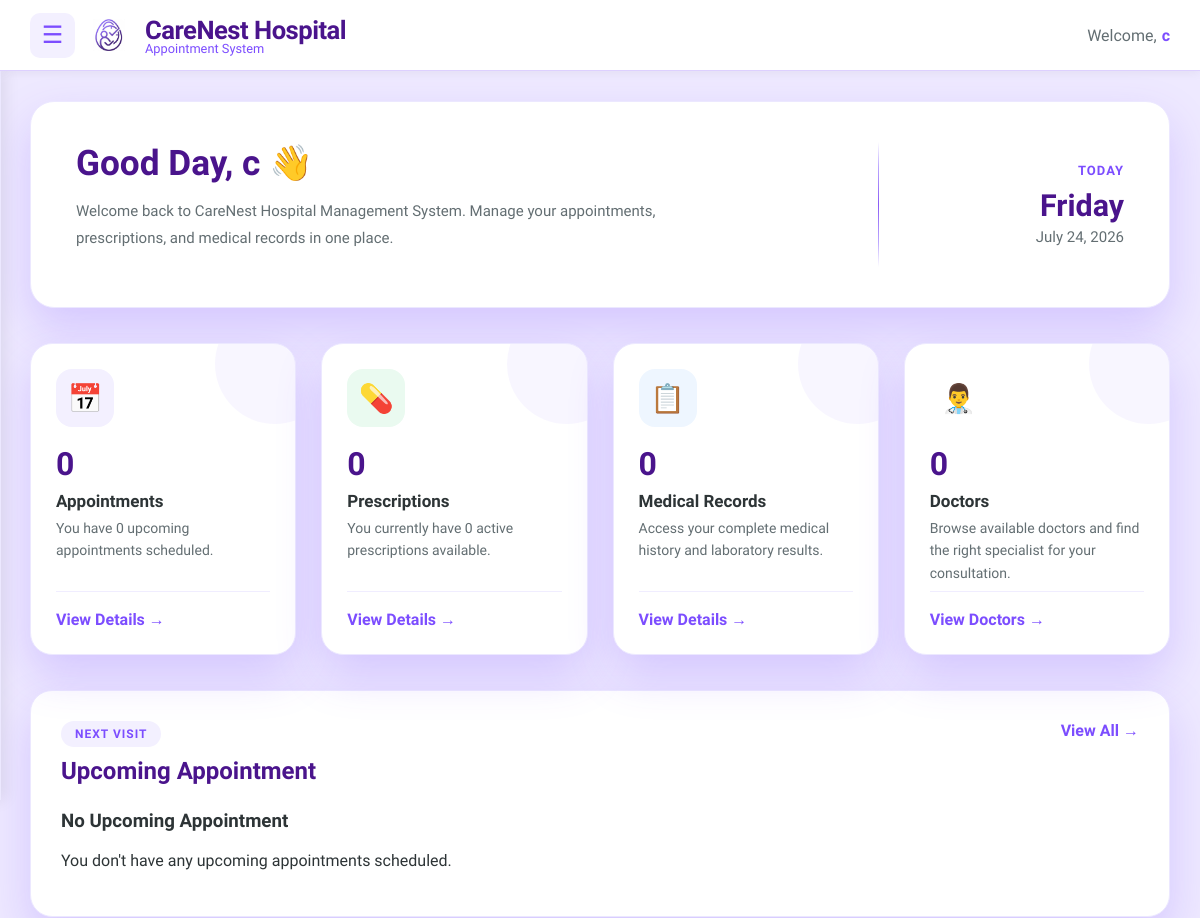
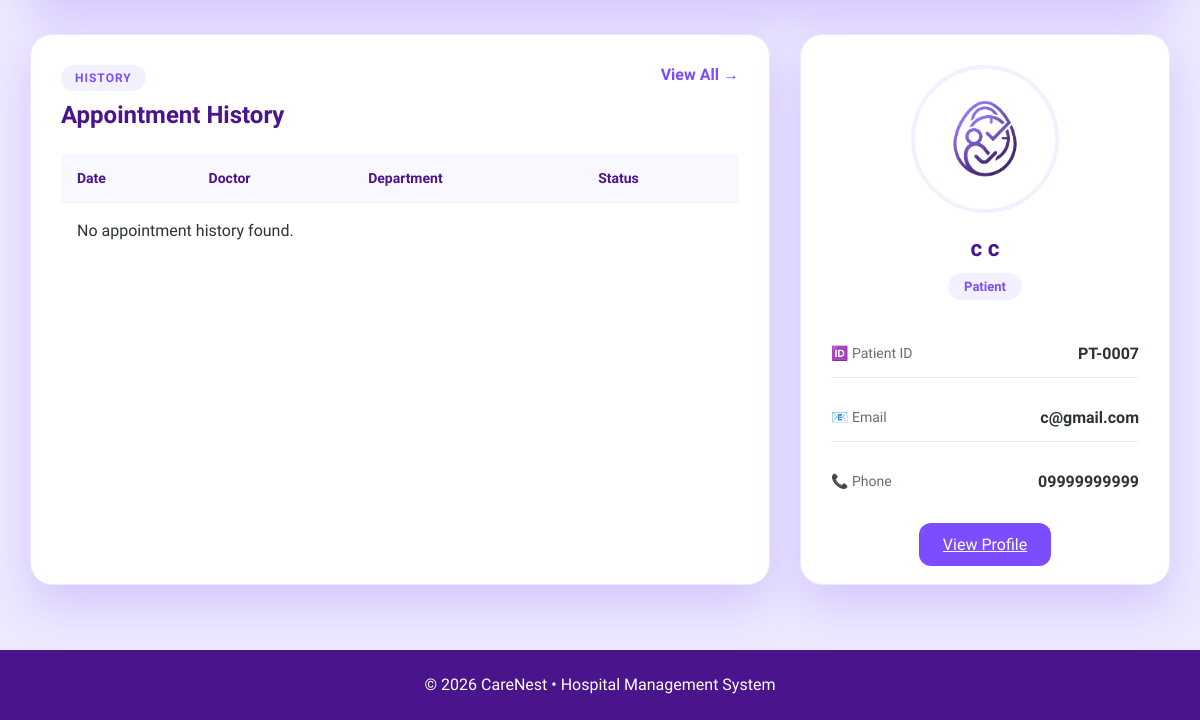
The page /patient/dashboard/ (signed in) on the database as committed earlier (2 pictures, top to bottom).
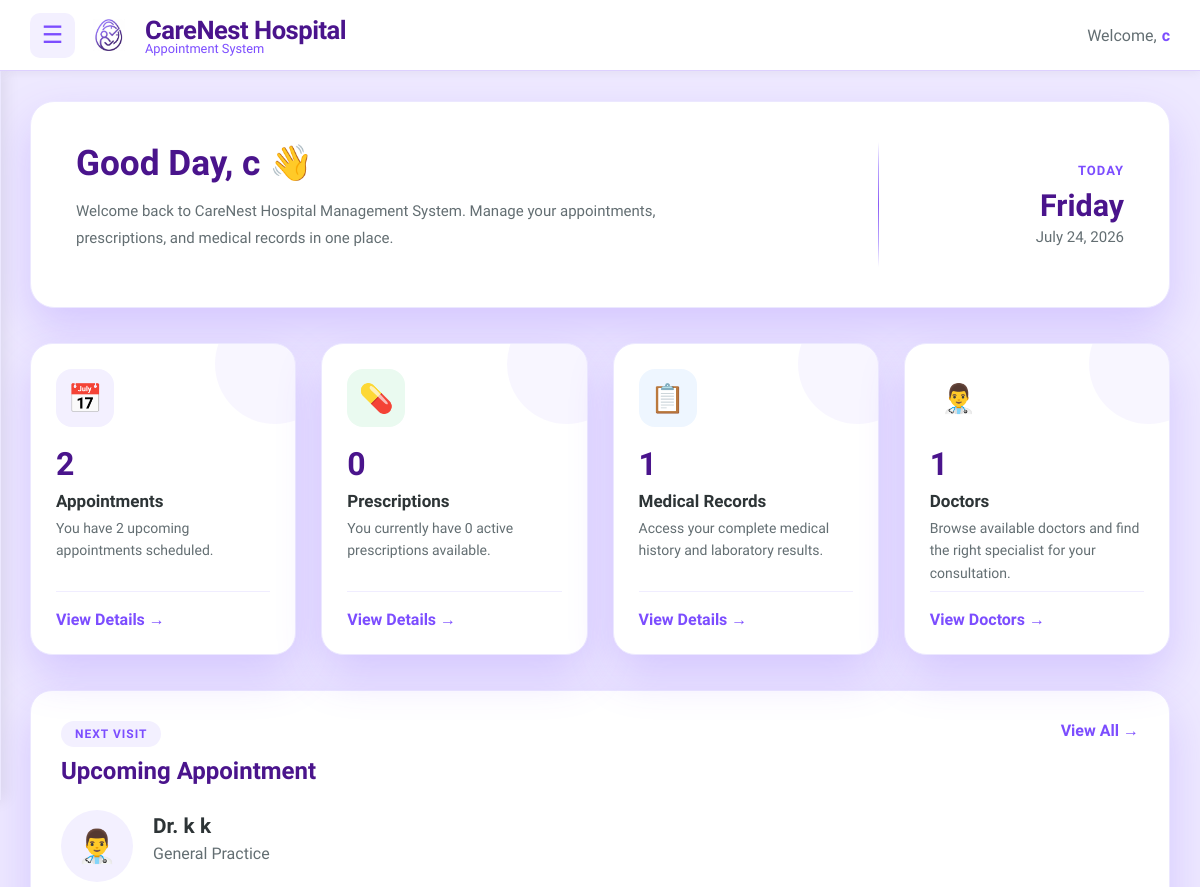
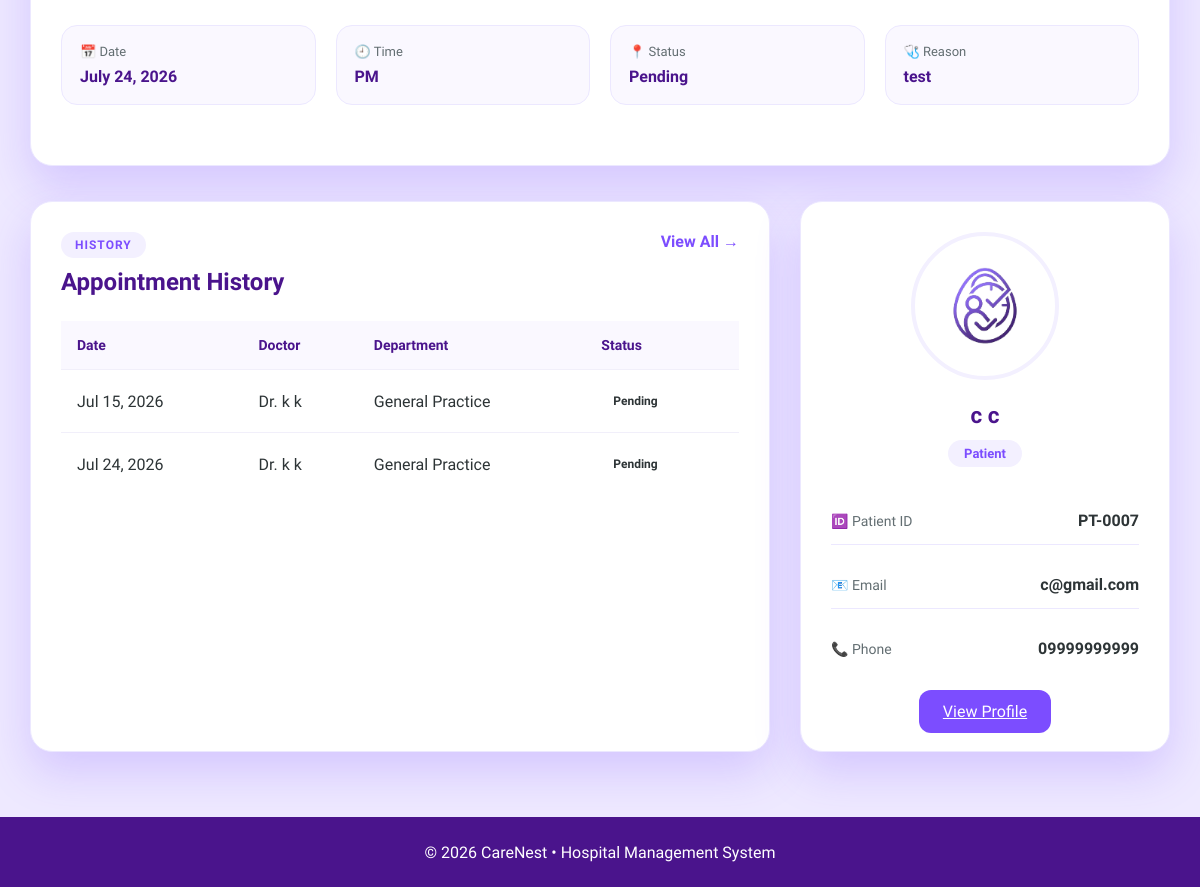
The same page on the database as committed later (2 pictures, top to bottom).
### main/models.py (models this page shows, shortened)
class Appointment(models.Model):
    STATUS_CHOICES = [
        ('Pending', 'Pending'),
        ('Confirmed', 'Confirmed'),
        ('Completed', 'Completed'),
        ('Cancelled', 'Cancelled'),
    ]
    TIME_PERIOD_CHOICES = [
        ('AM', 'AM'),
        ('PM', 'PM'),
    ]
    patient = models.ForeignKey(
        Patient,
        on_delete=models.CASCADE,
        related_name='appointments'
    )
    doctor = models.ForeignKey(
        Doctor,
        on_delete=models.CASCADE,
        related_name='appointments'
    )
    date = models.DateField()
    time_period = models.CharField(
        max_length=2,
        choices=TIME_PERIOD_CHOICES,
        default='AM'
    )
    reason = models.TextField()
    status = models.CharField(
        max_length=15,
        choices=STATUS_CHOICES,
        default='Pending'
    )
    created_at = models.DateTimeField(auto_now_add=True)

class Doctor(models.Model):
    SPECIALIZATION_CHOICES = [
        ('Cardiology', 'Cardiology'),
        ('Dermatology', 'Dermatology'),
        ('Neurology', 'Neurology'),
        ('Pediatrics', 'Pediatrics'),
        ('Orthopedics', 'Orthopedics'),
        ('General Practice', 'General Practice'),
    ]
    SEX_CHOICES = [
        ('Male', 'Male'),
        ('Female', 'Female'),
        ('Other', 'Other'),
    ]
    user = models.OneToOneField(User, on_delete=models.CASCADE, related_name='doctor_profile')
    first_name = models.CharField(max_length=50, default="Unknown")
    middle_name = models.CharField(max_length=50, blank=True, null=True)
    last_name = models.CharField(max_length=50, default="Unknown")
    date_of_birth = models.DateField(blank=True, null=True)
    sex = models.CharField(
        max_length=10,
        choices=SEX_CHOICES,
        default='Male'
    )
    address = models.TextField(blank=True)
    specialization = models.CharField(
        max_length=50,
        choices=SPECIALIZATION_CHOICES,
        default='General Practice'
    )
    license_number = models.CharField(max_length=50, unique=True)
    contact_number = models.CharField(max_length=15)
    profile_picture = models.ImageField(
        upload_to=user_directory_path,
        default='default.jpg',
        blank=True,
        null=True
    )

### main/views.py (the view)
# urls.py: path("patient/dashboard/", views.patient_dashboard, name="patient_dashboard"),
@login_required
def patient_dashboard(request):
    patient = request.user.patient_profile
    appointments = Appointment.objects.filter(
        patient=patient
    ).order_by(
        "date"
    )
    appointment_count = appointments.count()
    prescription_count = Prescription.objects.filter(
        appointment__patient=patient
    ).count()
    medical_records = MedicalRecord.objects.filter(
        patient=patient
    )
    medical_record_count = medical_records.count()
    doctor_count = Doctor.objects.count()
    upcoming_appointment = appointments.filter(
        date__gte=timezone.localdate()
    ).order_by(
        "date"
    ).first()
    appointment_history = appointments.filter(
        status__in=[
            "Completed",
            "Cancelled"
        ]
    ).order_by(
        "-date"
    )
    context = {
        "patient": patient,
        "appointment_count": appointment_count,
        "prescription_count": prescription_count,
        "medical_record_count": medical_record_count,
        "doctor_count": doctor_count,
        "appointments": appointments,
        "appointment_history": appointment_history,
        "upcoming_appointment": upcoming_appointment,
        "medical_records": medical_records,
    }
    return render(
        request,
        "patients/dashboard/patient_dashboard.html",
        context
    )

### main/templates/patients/dashboard/patient_dashboard.html (shortened to what the changed rows need)
{% extends "includes/dashboard_base.html" %}
{% load static %}
{% block content %}
{% block extra_css %}
<link rel="stylesheet" href="{% static 'css/patient_dashboard.css' %}">
{% endblock %}
<div class="patient-dashboard">
    <section class="welcome-section">
        <div class="welcome-left">
            <h1>
                Good Day, {{ request.user.first_name }} 👋
            </h1>
        </div>
        <div class="welcome-right">
            <h2>
                {% now "l" %}
            </h2>
        </div>
    </section>
    <section class="summary-cards">
        <div class="summary-card appointments">
            <div class="card-icon">📅</div>
            <h2>{{appointment_count }}</h2>
            <h3>Appointments</h3>
            <p>
                You have {{appointment_count }} upcoming appointments scheduled.
            </p>
            <a href="{% url 'patient_appointment_list' %}" class="card-link"
                class="{% if request.resolver_match.url_name == 'patient_appointment_list' %}active{% endif %}">
                View Details →
            </a>
        </div>
        <div class="summary-card prescriptions">
            <h2>{{prescription_count}} </h2>
        </div>
        <div class="summary-card records">
            <div class="card-icon">📋</div>
            <h2>{{medical_record_count}} </h2>
            <h3>Medical Records</h3>
            <p>
                Access your complete medical history and laboratory results.
            </p>
            <a href="{% url 'patient_medical_record' %}" class="card-link"
                class="{% if request.resolver_match.url_name == 'patient_medical_record' %}active{% endif %}">
                View Details →
            </a>
        </div>
        <div class="summary-card doctors">
            <div class="card-icon">👨‍⚕️</div>
            <h2>{{doctor_count }}</h2>
            <h3>Doctors </h3>
            <p>
                Browse available doctors and find the right specialist for your consultation.
            </p>
            <a href="{% url 'doctor_list' %}" class="card-link"
                class="{% if request.resolver_match.url_name == 'doctor_list' %}active{% endif %}">
                View Doctors →
            </a>
        </div>
    </section>
    <section class="appointment-panel">
        <div class="panel-header">
            <div>
                <h2>Upcoming Appointment</h2>
            </div>
        </div>
        <div class="appointment-card">
            {% if upcoming_appointment %}
            <div class="appointment-doctor">
                <div class="doctor-avatar">
                    👨‍⚕️
                </div>
                <div>
                    <h3>Dr. {{ upcoming_appointment.doctor.user.get_full_name }}</h3>
                    <p>
                        {{ upcoming_appointment.doctor.specialization }}
                    </p>
                </div>
            </div>
            <div class="appointment-details">
                <div class="detail-box">
                    <span>📅 Date</span>
                    <strong>
                        {{ upcoming_appointment.date|date:"F j, Y" }}
                    </strong>
                </div>
                <div class="detail-box">
                    <span>🕘 Time</span>
                    <strong>
                        {{ upcoming_appointment.time_period }}
                    </strong>
                </div>
                <div class="detail-box">
                    <span>📍 Status</span>
                    <strong>
                        {{ upcoming_appointment.status }}
                    </strong>
                </div>
                <div class="detail-box">
                    <span>🩺 Reason</span>
                    <strong>
                        {{ upcoming_appointment.reason }}
                    </strong>
                </div>
            </div>
            </div>
            {% else %}
            <div class="no-appointment">
                <h3>No Upcoming Appointment</h3>
                <p>
                    You don't have any upcoming appointments scheduled.
                </p>
            </div>
            {% endif %}
        </div>
    </section>
    <section class="dashboard-bottom">
        <div class="panel">
            <div class="panel-header">
                <div>
                    <h2>Appointment History</h2>
                </div>
            </div>
            <div class="history-container">
    <table class="history-table">
        <thead>
            <tr>
                <th>Date</th>
                <th>Doctor</th>
                <th>Department</th>
                <th>Status</th>
            </tr>
        </thead>
        <tbody>
        {% for appointment in appointments %}
            <tr>
                <td>
                    {{ appointment.date|date:"M j, Y" }}
                </td>
                <td>
                    Dr. {{ appointment.doctor.user.get_full_name }}
                </td>
                <td>
                    {{ appointment.doctor.specialization }}
                </td>
                <td>
                    <span class="status {{ appointment.status|lower }}">
                        {{ appointment.status }}
                    </span>
                </td>
            </tr>
        {% empty %}
            <tr>
                <td colspan="4" class="empty-history">
                    No appointment history found.
                </td>
            </tr>
        {% endfor %}
        </tbody>
    </table>
</div>
        </div>
<div class="panel profile-panel">
    <div class="profile-header">
        <h2>
            {{ patient.first_name }} {{ patient.last_name }}
        </h2>
    </div>
</div>
    </section>
</div>
{% endblock %}

Rows that differ between the two databases and show on the page:
added Appointment: doctor.user.get_full_name "k k", doctor.specialization "General Practice", date "July 24, 2026", time_period "PM", status "Pending", reason "test", date "Jul 24, 2026"
added Appointment: date "Jul 15, 2026", doctor.user.get_full_name "k k", doctor.specialization "General Practice", status "Pending"
Other text that changed with them:
{{ appointment_count }}: "0" → "2"
{{ medical_record_count }}: "0" → "1"
{{ doctor_count }}: "0" → "1"
text no longer shown: "No Upcoming Appointment You don't have any upcoming appointments scheduled. No appointment history found."
text now shown: "👨‍⚕️ Dr. 📅 Date 🕘 Time 📍 Status 🩺 Reason"
